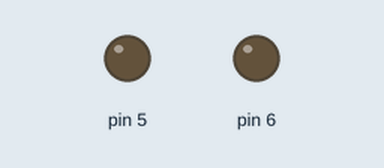
This sketch was run on a simulated Arduino Uno, built with avr-gcc and run on an emulated ATmega328P. Shown: output pins drawn as LEDs (lit = HIGH).

Above: at 1.0 s.
At 3.0 s:
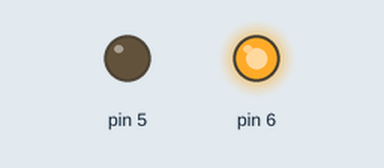
Timing chart, 0 to 5.2 s (numbered marks = the images above):
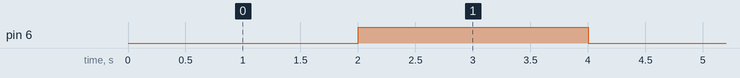

Measured:
- by itself, pin 6: alternates HIGH for 2.0 s and LOW for 2.0 s

The sketch:

sketch_feb02a.ino
```cpp
void setup() {
  // put your setup code here, to run once:
pinMode(5,OUTPUT);
pinMode(6,OUTPUT);
}

void loop() {
  // put your main code here, to run repeatedly:
digitalWrite (5,LOW);
digitalWrite (6,LOW);
delay(2000);
digitalWrite (5,LOW);
digitalWrite (6,HIGH);
delay(2000);
}
```
